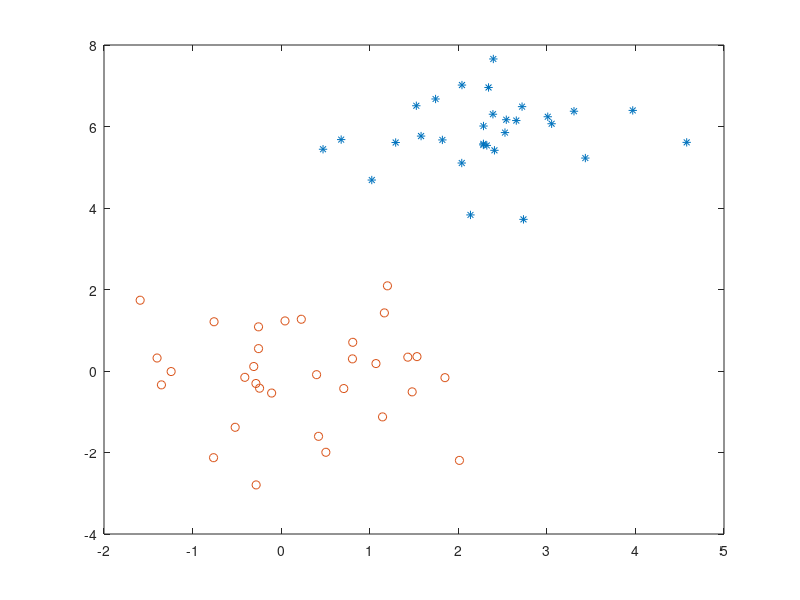

Source code (MATLAB):
clear;
close all;
clc;
% Code for optimal Linear Classifier with separable patterns
% Generate Data
nD=2;
mn1=10*rand(1,nD);
mn2=0*rand(1,nD);
N1=30;
N2=32;
M1=ones(N1,1)*mn1;
M2=ones(N2,1)*mn2;
d=[ones(N1,1) ; -ones(N2,1)];

X1=randn(N1,2)+M1;
X2=randn(N2,2)+M2;
X=[X1;X2];

plot(X1(:,1),X1(:,2),'*',X2(:,1),X2(:,2),'o'),shg

save data1 X1 X2 X d